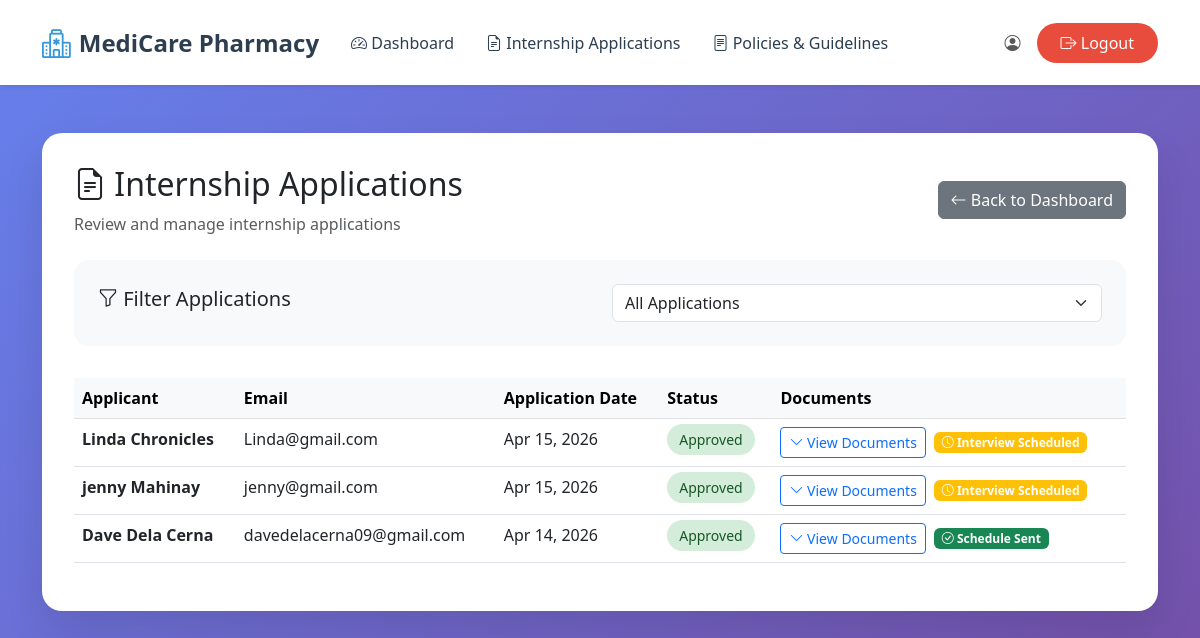
Screenshot of /Users/hr/internship_applications.php (signed in) with the database file from the repository.
### tables this page shows
CREATE TABLE `internship_records` (
  `id` int(11) NOT NULL,
  `user_id` int(11) NOT NULL,
  `first_name` varchar(255) NOT NULL,
  `last_name` varchar(255) NOT NULL,
  `date_of_birth` date DEFAULT NULL,
  `is_enrolled_higher_ed` tinyint(1) DEFAULT 0,
  `higher_ed_institution` varchar(255) DEFAULT NULL,
  `enrollment_certificate_path` varchar(255) DEFAULT NULL,
  `enrollment_certificate_status` enum('pending','valid','invalid') DEFAULT 'pending',
  `enrollment_certificate_remarks` text DEFAULT NULL,
  `is_enrolled_internship_subject` tinyint(1) DEFAULT 0,
  `is_at_least_18` tinyint(1) DEFAULT 0,
  `has_passed_pre_internship` tinyint(1) DEFAULT 0,
  `recommendation_letter_path` varchar(255) DEFAULT NULL,
  `recommendation_letter_status` enum('pending','valid','invalid') DEFAULT 'pending',
  `recommendation_letter_remarks` text DEFAULT NULL,
  `medical_certificate_submitted` tinyint(1) DEFAULT 0,
  `medical_certificate_path` varchar(255) DEFAULT NULL,
  `medical_certificate_status` enum('pending','valid','invalid') DEFAULT 'pending',
  `medical_certificate_remarks` text DEFAULT NULL,
  `parental_consent_submitted` tinyint(1) DEFAULT 0,
  `parental_consent_path` varchar(255) DEFAULT NULL,
  `parental_consent_status` enum('pending','valid','invalid') DEFAULT 'pending',
  `parental_consent_remarks` text DEFAULT NULL,
  `is_eligible` tinyint(1) DEFAULT 0,
  `application_status` enum('pending','submitted','under_review','approved','rejected') DEFAULT 'pending',
  `internship_start_date` date DEFAULT NULL,
  `internship_duration` varchar(100) DEFAULT NULL,
  `working_days` varchar(100) DEFAULT NULL,
  `working_hours` varchar(100) DEFAULT NULL,
  `special_instructions` text DEFAULT NULL,
  `pharmacy_name` varchar(255) DEFAULT NULL,
  `pharmacy_address` text DEFAULT NULL,
  `contact_person` varchar(255) DEFAULT NULL,
  `contact_number` varchar(50) DEFAULT NULL,
  `contact_email` varchar(255) DEFAULT NULL,
  `schedule_sent` tinyint(1) DEFAULT 0,
  `interview_scheduled` tinyint(1) DEFAULT 0,
  `interview_date` date DEFAULT NULL,
  `interview_time` time DEFAULT NULL,
  `interview_type` enum('personal','online') DEFAULT NULL,
  `interview_location` varchar(500) DEFAULT NULL,
  `interview_meeting_link` varchar(500) DEFAULT NULL,
  `interview_notes` text DEFAULT NULL,
  `created_at` timestamp NOT NULL DEFAULT current_timestamp(),
  `updated_at` timestamp NOT NULL DEFAULT current_timestamp() ON UPDATE current_timestamp()
);

CREATE TABLE `users` (
  `id` int(11) NOT NULL,
  `first_name` varchar(50) NOT NULL,
  `middle_name` varchar(50) DEFAULT NULL,
  `last_name` varchar(50) NOT NULL,
  `birth_date` date DEFAULT NULL,
  `phone_number` varchar(20) NOT NULL,
  `email` varchar(100) NOT NULL,
  `password` varchar(255) NOT NULL,
  `role_id` int(11) NOT NULL DEFAULT 4,
  `is_active` tinyint(1) NOT NULL DEFAULT 1,
  `created_at` timestamp NOT NULL DEFAULT current_timestamp(),
  `updated_at` timestamp NOT NULL DEFAULT current_timestamp() ON UPDATE current_timestamp()
);

### controllers/InternshipController.php (called while the page is built, shortened)
<?php
class InternshipController extends Controller {
    private $conn;
    public function __construct($db = null) {
        $this->conn = $db;
    }
    public function getAllApplications($status = null) {
        $sql = "SELECT ir.*, u.email, ir.created_at as application_date,
                ir.application_status as status, ir.schedule_sent, ir.interview_scheduled
                FROM internship_records ir
                JOIN users u ON ir.user_id = u.id
                WHERE ir.application_status IN ('submitted', 'under_review', 'approved', 'rejected')";
        $sql .= " ORDER BY ir.created_at DESC";
        $stmt = $this->conn->prepare($sql);
        $stmt->execute();
        $applications = [];
        $result = $stmt->get_result();
        while ($row = $result->fetch_assoc()) {
            $applications[] = $row;
        }
        return $applications;
    }
}

### Users/hr/internship_applications.php (the view, shortened to what this page needs)
<?php
require_once '../../config.php';
require_once '../../controllers/InternshipController.php';
$full_name = $_SESSION['full_name'];
$controller = new InternshipController($conn);
$applications = $controller->getAllApplications();
$status_filter = $_GET['status'] ?? 'all';
?>
<!DOCTYPE html>
<html lang="en">
<head>
    <link href="https://cdn.jsdelivr.net/npm/bootstrap@5.3.0/dist/css/bootstrap.min.css" rel="stylesheet">
    <link rel="stylesheet" href="https://cdn.jsdelivr.net/npm/bootstrap-icons@1.11.0/font/bootstrap-icons.css">
    <link rel="stylesheet" href="../../style.css">
</head>
<body>
    <nav class="navbar navbar-expand-lg navbar-light bg-white shadow-sm">
        <div class="container">
            <a class="navbar-brand" href="dashboard.php">
                <i class="bi bi-hospital"></i> MediCare Pharmacy
            </a>
            <div class="collapse navbar-collapse" id="navbarNav">
                <ul class="navbar-nav me-auto">
                    <li class="nav-item">
                        <a class="nav-link" href="dashboard.php">
                            <i class="bi bi-speedometer2"></i> Dashboard
                        </a>
                    </li>
                    <li class="nav-item">
                        <a class="nav-link" href="internship_applications.php">
                            <i class="bi bi-file-earmark-text"></i> Internship Applications
                        </a>
                    </li>
                    <li class="nav-item">
                        <a class="nav-link" href="pharmacy_policies.php">
                            <i class="bi bi-file-text"></i> Policies & Guidelines
                        </a>
                    </li>
                </ul>
                <div class="navbar-nav ms-auto">
                    <span class="navbar-text me-3">
                        <i class="bi bi-person-circle"></i> <?php echo htmlspecialchars($full_name); ?>
                    </span>
                    <a href="../logout.php" class="btn btn-logout">
                        <i class="bi bi-box-arrow-right"></i> Logout
                    </a>
                </div>
            </div>
        </div>
    </nav>
    <div class="applications-container">
        <div class="container">
            <div class="applications-card">
                <div class="d-flex justify-content-between align-items-center mb-4">
                    <div>
                        <h2><i class="bi bi-file-earmark-text"></i> Internship Applications</h2>
                        <p class="text-muted mb-0">Review and manage internship applications</p>
                    </div>
                    <a href="dashboard.php" class="btn btn-secondary">
                        <i class="bi bi-arrow-left"></i> Back to Dashboard
                    </a>
                </div>
                <div class="filter-section">
                    <div class="row align-items-center">
                        <div class="col-md-6">
                            <h5><i class="bi bi-funnel"></i> Filter Applications</h5>
                        </div>
                        <div class="col-md-6">
                            <form method="GET" class="d-flex gap-2">
                                <select name="status" class="form-select" onchange="this.form.submit()">
                                    <option value="all" <?php echo $status_filter === 'all' ? 'selected' : ''; ?>>All Applications</option>
                                </select>
                            </form>
                        </div>
                    </div>
                </div>
                <div class="table-responsive">
                    <table class="table">
                        <thead class="table-light">
                            <tr>
                                <th>Applicant</th>
                                <th>Email</th>
                                <th>Application Date</th>
                                <th>Status</th>
                                <th>Documents</th>
                            </tr>
                        </thead>
                        <tbody>
                            <?php if (empty($applications)): ?>
                                <tr>
                                    <td colspan="5" class="text-center text-muted py-4">
                                        <i class="bi bi-inbox" style="font-size: 2rem;"></i>
                                        <p class="mb-0">No applications found.</p>
                                    </td>
                                </tr>
                            <?php else: ?>
                                <?php foreach ($applications as $application): ?>
                                    <tr>
                                        <td>
                                            <strong><?php echo htmlspecialchars($application['first_name'] . ' ' . $application['last_name']); ?></strong>
                                        </td>
                                        <td><?php echo htmlspecialchars($application['email']); ?></td>
                                        <td><?php echo date('M d, Y', strtotime($application['application_date'])); ?></td>
                                        <td>
                                            <span class="status-badge status-<?php echo $application['status']; ?>">
                                                <?php
                                                $status_labels = [
                                                    'submitted' => 'Submitted',
                                                    'under_review' => 'Under Review',
                                                    'approved' => 'Approved',
                                                    'rejected' => 'Rejected'
                                                ];
                                                echo $status_labels[$application['status']] ?? $application['status'];
                                                ?>
                                            </span>
                                        </td>
                                        <td>
                                            <button class="btn btn-sm btn-outline-primary"
                                                    onclick="toggleDocuments(<?php echo $application['id']; ?>)"
                                                    id="toggle-btn-<?php echo $application['id']; ?>">
                                                <i class="bi bi-chevron-down"></i> View Documents
                                            </button>
                                            <?php if ($application['status'] === 'approved' && !$application['interview_scheduled']): ?>
                                                <button class="btn btn-sm btn-warning ms-1"
                                                        onclick="openInterviewModal(<?php echo $application['id']; ?>, '<?php echo htmlspecialchars($application['first_name'] . ' ' . $application['last_name']); ?>')">
                                                    <i class="bi bi-calendar-event"></i> Schedule Interview
                                                </button>
                                            <?php elseif ($application['interview_scheduled'] && !$application['schedule_sent']): ?>
                                                <span class="badge bg-warning ms-1">
                                                    <i class="bi bi-clock"></i> Interview Scheduled
                                                </span>
                                            <?php elseif ($application['schedule_sent']): ?>
                                                <span class="badge bg-success ms-1">
                                                    <i class="bi bi-check-circle"></i> Schedule Sent
                                                </span>
                                            <?php endif; ?>
                                        </td>
                                    </tr>
                                <?php endforeach; ?>
                            <?php endif; ?>
                        </tbody>
                    </table>
                </div>
            </div>
        </div>
    </div>
</body>
</html>

### style.css (style rules this page uses)
* { margin: 0; padding: 0; box-sizing: border-box; }
body { font-family: 'Segoe UI', Tahoma, Geneva, Verdana, sans-serif; overflow-x: hidden; }
.navbar { background-color: rgba(255, 255, 255, 0.95); backdrop-filter: blur(10px); box-shadow: 0 2px 10px rgba(0, 0, 0, 0.1); padding: 1rem 0; z-index: 1000; }
.navbar-brand { font-weight: bold; font-size: 1.5rem; color: #2c3e50 !important; display: flex; align-items: center; gap: 0.5rem; }
.navbar-brand i { color: #3498db; font-size: 1.8rem; }
.navbar-nav .nav-link { color: #2c3e50 !important; font-weight: 500; margin: 0 0.5rem; transition: color 0.3s ease; }

### Users/hr/internship_applications.php (style rules this page uses)
.applications-container { min-height: 100vh; background: linear-gradient(135deg, #667eea 0%, #764ba2 100%); padding: 2rem 0; }
.applications-card { background: white; border-radius: 20px; box-shadow: 0 20px 40px rgba(0, 0, 0, 0.1); padding: 2rem; margin: 1rem 0; }
.status-badge { font-size: 0.875rem; padding: 0.375rem 0.75rem; border-radius: 20px; }
.status-approved { background-color: #d4edda; color: #155724; }
.btn-logout { background: #e74c3c; color: white; border: none; border-radius: 25px; padding: 0.5rem 1.5rem; transition: all 0.3s ease; }
.filter-section { background: #f8f9fa; border-radius: 15px; padding: 1.5rem; margin-bottom: 2rem; }

### rows the page displays
internship_records: first_name+last_name "Linda Chronicles", user.email "Linda@gmail.com", created_at "Apr 15, 2026", application_status "Approved", interview_scheduled 1 (drawn)
internship_records: first_name+last_name "jenny Mahinay", user.email "jenny@gmail.com", created_at "Apr 15, 2026", application_status "Approved", interview_scheduled 1 (drawn)
internship_records: first_name+last_name "Dave Dela Cerna", user.email "davedelacerna09@gmail.com", created_at "Apr 14, 2026", application_status "Approved", interview_scheduled 1 (drawn)
